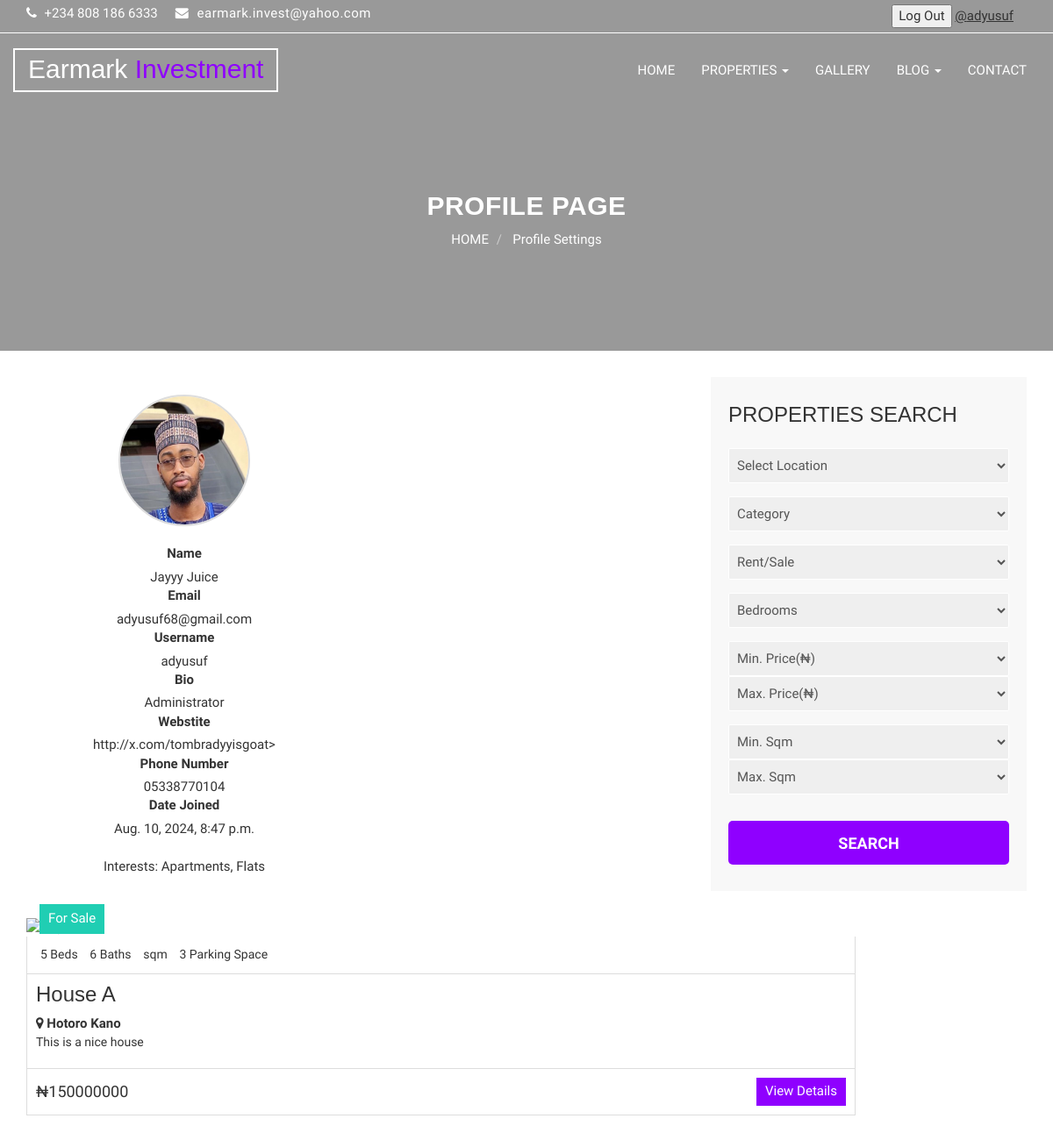
/accounts/profile/ (signed in), run on an earlier commit of the app's database.
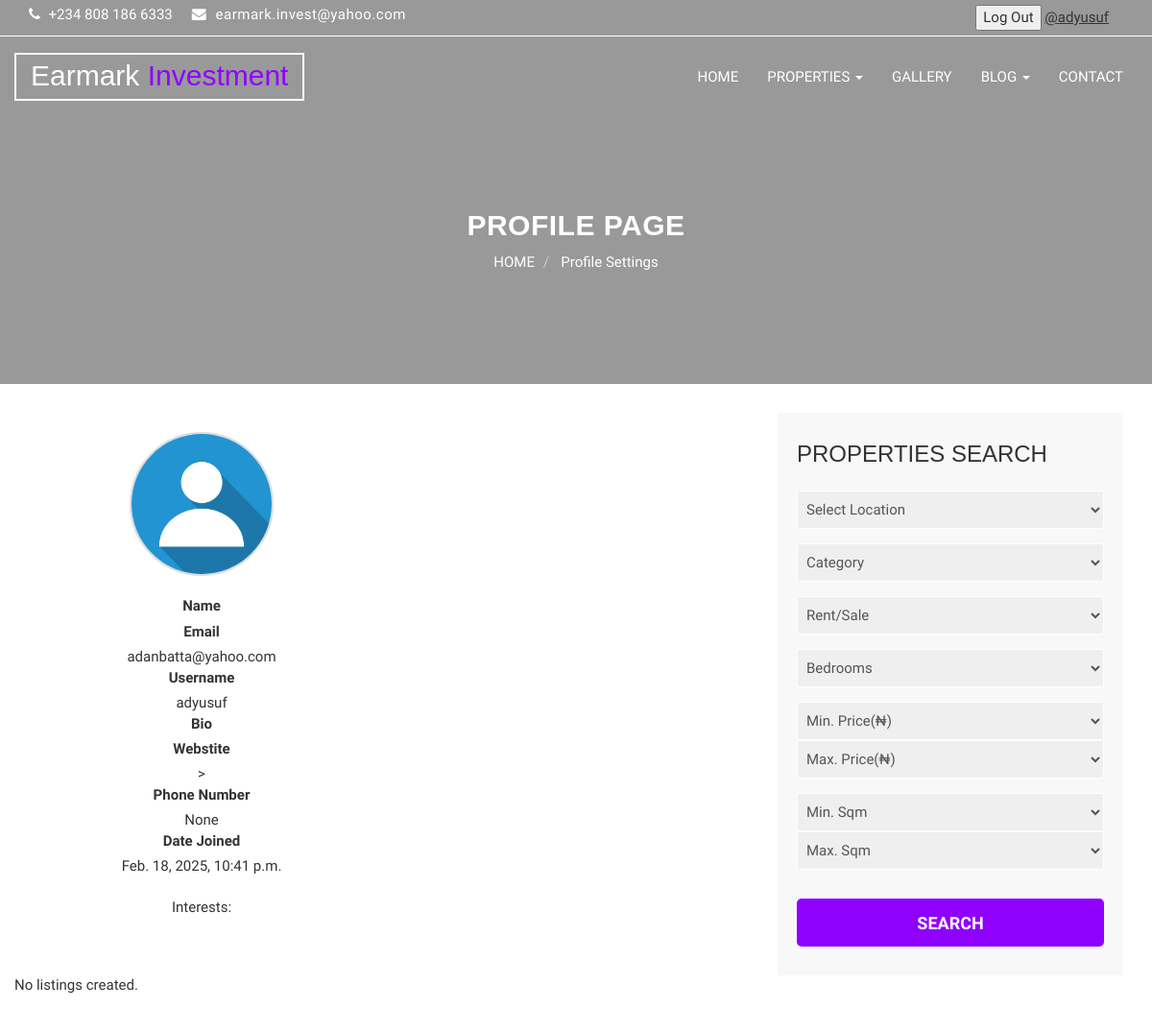
And on a later commit of the database.
### e_web/apps/accounts/models.py (models this page shows, shortened)
class UserProfile(models.Model):
    user = models.OneToOneField(User, on_delete=models.CASCADE, related_name="profile")
    full_name_displayed = models.BooleanField(default=True)
    first_name = models.CharField(max_length=64, blank=False)
    last_name = models.CharField(max_length=64, blank=False)
    email = models.EmailField(blank=False)
    username = models.CharField(max_length=64, null=False, blank=False)
    profile_pic = models.ImageField(default="default-pic.jpg", null=True, blank=True)
    bio = models.CharField(max_length=500, blank=True, null=True)
    phone = models.CharField(max_length=64, null=True)
    website = models.URLField(max_length=200, blank=True, null=True)
    interests = models.ManyToManyField(UserInterest, blank=True)
    date_created = models.DateTimeField(auto_now_add=True, null=True)

class UserInterest(models.Model):
    name = models.CharField(max_length=64, unique=True)

### e_web/apps/public/models.py (models this page shows, shortened)
class Properties_Listing(models.Model):
    user = models.ForeignKey(User, on_delete=models.CASCADE, blank=True)
    saved_by_users = models.ManyToManyField(User, related_name='saved_listings', blank=True)
    created_at = models.DateTimeField(auto_now_add=True, null=True, blank=True)
    views = models.PositiveIntegerField(default=0)
    title = models.CharField(max_length=150)
    price = models.IntegerField()
    parking_space = models.IntegerField(null=True, blank=True)
    bedrooms = models.IntegerField(null=True, blank=True)
    bathrooms = models.IntegerField(null=True, blank=True)
    size = models.IntegerField()
    address = models.CharField(max_length=200)
    certificate_num = models.CharField(max_length=255, default='')
    reference_num = models.CharField(max_length=255, default='')
    description = models.CharField(max_length=500)
    google_map = models.CharField(max_length=500)
    STATUS_CHOICES = [
        ('For Rent', 'For Rent'),
        ('For Sale', 'For Sale'),
    ]
    status = models.CharField(max_length=10, choices=STATUS_CHOICES)
    CATEGORY_CHOICES = [
        ('Flat/Apartment', 'Flat/Apartment'),
        ('House', 'House'),
        ('Plot/Land', 'Plot/Land'),
        ('Commercial', 'Commercial'),
    ]
    category = models.CharField(max_length=50, choices=CATEGORY_CHOICES)
    LOCATION_CHOICES = [
        ('Kano', 'Kano'),
        ('Abuja', 'Abuja'),
    ]
    location = models.CharField(max_length=50, choices=LOCATION_CHOICES)

### e_web/apps/accounts/views.py (the view)
# urls.py: path('profile/', ProfileView.as_view(), name="profile"),
class ProfileView(LoginRequiredMixin, TemplateView):
    template_name = 'accounts/profile.html'
    def get_context_data(self, **kwargs):
        context = super().get_context_data(**kwargs)
        user_profile = get_object_or_404(UserProfile, pk=self.kwargs.get('pk', self.request.user.profile.pk))
        context['user_profile'] = user_profile
        user_listings = Properties_Listing.objects.filter(user=user_profile.user)
        context['user_listings'] = user_listings
        return context

### e_web/templates/accounts/profile.html (shortened to what this page needs)
{% extends 'base.html' %}
{% load static %}
{% block content %}
<!DOCTYPE html>
<html lang="en">
    <head>
    </head>
    <body>
        <section id="aa-property-header">
            <div class="container">
                <div class="row">
                    <div class="col-md-12">
                        <div class="aa-property-header-inner">
                            <h2>Profile Page</h2>
                            <ol class="breadcrumb">
                                <li>
                                    {% url 'public:index' as index_url %}{% if request.path == index_url %}{% else %}
                                    <a href="{{ index_url }}">HOME</a>{% endif %}
                                </li>
                                {% if user.is_active %}
                                <li>
                                    <span><a href="{% url 'accounts:profile-settings' %}">Profile Settings</a></span>
                                </li> {% endif %}
                            </ol>
                        </div>
                    </div>
                </div>
            </div>
        </section>
        <section id="aa-properties">
            <div class="container">
                <div class="row">
                    <div class="col-md-4">
                        <div class="aa-profile-area">
                            <div class="aa-profile-bottom">
                                <div class="aa-profile-bottom-right">
                                    <ul class="profile-info-list">
                                        {% with profile=user.profile %}
                                        {% if user_profile %}
                                        <div class="profile-container">
                                            <div class="profile-pic" id="profile-pic">
                                                <img class="profile-picture" src="{{ user_profile.profile_pic.url }}"
                                                    alt="Profile Picture" id="profile-pic-img">
                                            </div>
                                            <br />
                                            <label>Name</label>
                                            <div>
                                                {{ user_profile.first_name|default:" "}}
                                                {{ user_profile.last_name|default:" "}}
                                            </div>
                                            <label>Email</label>
                                            <div>{{ user_profile.email|default:" "}}</div>
                                            <label>Username</label>
                                            <div>{{ user_profile.username|default:" "}}</div>
                                            <label>Bio</label>
                                            <div>{{ user_profile.bio|default:" "}}</div>
                                            <label>Webstite</label>
                                            <div>{% with website=user_profile.website|default:"" %}</div>
                                            <a href="{{website}}">{{ website }}></a>
                                            {% endwith%}
                                            <label>Phone Number</label>
                                            <div>{{user_profile.phone}}</div>
                                            <label>Date Joined</label>
                                            <div>{{user_profile.date_created}}</div>
                                            <br />
                                            <div>
                                                Interests:
                                                {% for interest in user_profile.interests.all %}
                                                <span>
                                                    {{ interest.name }}{% if not forloop.last %}, {% endif %}
                                                </span>
                                                {% endfor %}
                                            </div>
                                            {% endif %}
                                            {% endwith %}
                                        </div>
                                    </ul>
                                </div>
                            </div>
                        </div>
                    </div>
                    <div class="col-md-4"> </div>
                    <div class="col-md-4">
                        <aside class="aa-properties-sidebar">
                            <div class="aa-properties-single-sidebar">
                                <h3>Properties Search</h3>
                                <form method="get" action="{% url 'public:properties_list' %}">
                                    <div class="aa-single-advance-search">
                                        <select name="location">
                                            <option value="" selected>Select Location</option>
                                        </select>
                                    </div>
                                    <div class="aa-single-advance-search">
                                        <select name="category">
                                            <option value="" selected>Category</option>
                                        </select>
                                    </div>
                                    <div class="aa-single-advance-search">
                                        <select name="status">
                                            <option value="" selected>Rent/Sale</option>
                                        </select>
                                    </div>
                                    <div class="aa-single-advance-search">
                                        <select name="bedrooms">
                                            <option value="" selected>Bedrooms</option>
                                        </select>
                                    </div>
                                    <div class="aa-single-advance-search">
                                        <select name="min_price">
                                            <option value="" selected>Min. Price(₦)</option>
                                        </select>
                                        <select name="max_price">
                                            <option value="" selected>Max. Price(₦)</option>
                                        </select>
                                    </div>
                                    <div class="aa-single-advance-search">
                                        <select>
                                            <option value="" selected>Min. Sqm</option>
                                        </select>
                                        <select>
                                            <option value="" selected>Max. Sqm</option>
                                        </select>
                                    </div>
                                    <div class="aa-single-advance-search">
                                        <input type="submit" value="Search" class="aa-search-btn">
                                    </div>
                                </form>
                            </div>
                        </aside>
                    </div>
                    {% if user_listings %}
                    <div class="col-md-10">
                        <ul class="aa-properties-nav">
                            {% for listing in user_listings %}
                            <li>
                                <article class="aa-properties-item">
                                    <a class="aa-properties-item-img" href="#">
                                    </a>
                                    <div class="aa-tag for-rent">
                                        {{ listing.status }}
                                    </div>
                                    <div class="aa-properties-item-content">
                                        <div class="aa-properties-info">
                                            {% if listing.bedrooms %}
                                            <span>{{ listing.bedrooms }} Beds</span>
                                            {% endif %}
                                            {% if listing.bathrooms %}
                                            <span>{{ listing.bathrooms }} Baths</span>
                                            {% endif %}
                                            <span>{{ listing.sqm }} sqm</span>
                                            {% if listing.parking_space %}
                                            <span>{{ listing.parking_space }} Parking Space</span>
                                            {% endif %}
                                        </div>
                                        <div class="aa-properties-about">
                                            <h3><a href="#">{{ listing.title }}</a></h3>
                                            <strong>
                                                <i class="fa fa-map-marker"></i>
                                                {{ listing.location }}
                                            </strong>
                                            <p>{{ listing.description }}</p>
                                        </div>
                                        <div class="aa-properties-detial">
                                            <span class="aa-price">₦{{ listing.price }}</span>
                                            <a class="aa-secondary-btn" href="/properties_list/{{ listing.id }}">View
                                                Details</a>
                                        </div>
                                    </div>
                                </article>
                            </li>
                            {% endfor %}
                        </ul>
                        {% else %}
                        <p>No listings created.</p>
                        {% endif %}
                    </div>
                </div>
            </div>
        </section>
    </body>
</html>
{% endblock %}

### e_web/templates/navbar.html (shortened to what this page needs)
<header id="aa-header">
  <div class="container">
    <div class="row">
      <div class="col-md-12">
        <div class="aa-header-area">
          <div class="row">
            <div class="col-md-6 col-sm-6 col-xs-6">
              <div class="aa-header-left">
                <div class="aa-telephone-no">
                  <span class="fa fa-phone"></span>
                  +234 808 186 6333
                </div>
                <div class="aa-email hidden-xs">
                  <span class="fa fa-envelope"></span> earmark.invest@yahoo.com
                </div>
              </div>
            </div>
            <div class="container">
              <div class="col-md-6 col-sm-6 col-xs-6">
                <div class="aa-header-right">
                  {% if user.is_authenticated %}
                  <span>
                    <form method="post" action="{% url 'accounts:logout' %}">
                      <button type="submit">Log Out</button>
                      <a class="aa-profile">
                        <span>
                          <a href="{% url 'accounts:profile' %}" style="text-decoration:underline;">@{{user.username}}
                          </a>
                        </span>
                      </a>
                    </form>{% endif %}
                  </span>
                </div>
              </div>
            </div>
          </div>
        </div>
      </div>
    </div>
  </div>
</header>
<section id="aa-menu-area">
  <nav class="navbar navbar-default main-navbar" role="navigation">
    <div class="container">
      <div class="navbar-header">
        <a class="navbar-brand aa-logo" href="{% url 'public:index' %}">Earmark <span>Investment</span></a>
      </div>
      <div id="navbar" class="navbar-collapse collapse">
        <ul id="top-menu" class="nav navbar-nav navbar-right aa-main-nav">
          <li class="{% if request.path == 'public:index' %}active{% endif %}">
            <a href="{% url 'public:index' %}">HOME</a>
          </li>
          <li class="dropdown">
            <a class="dropdown-toggle" data-toggle="dropdown" href="{% url 'public:properties_list' %}">PROPERTIES
              <span class="caret"></span>
            </a>
          </li>
          <li>
            <a href="{% url 'public:gallery' %}">GALLERY</a>
          </li>
          <li class="dropdown">
            <a class="dropdown-toggle" data-toggle="dropdown" href="{% url 'blog:blog' %}">BLOG
              <span class="caret"></span>
            </a>
          </li>
          <li>
            <a href="{% url 'contact:contact' %}">CONTACT</a>
          </li>
        </ul>
      </div>
    </div>
  </nav>
</section>

What changed in the data, as far as the page shows it:
removed UserInterest: name "Apartments"
removed UserInterest: name "Flats"
removed Properties_Listing: status "For Sale", bedrooms "5", bathrooms "6", parking_space "3", title "House A", location "Hotoro Kano", description "This is a nice house", price "150000000"
changed UserProfile "adyusuf": profile_pic: picture removed, a placeholder shows; email "adyusuf68@gmail.com" → "adanbatta@yahoo.com"; phone "05338770104" → "None"; date_created "Aug. 10, 2024, 8:47 p.m." → "Feb. 18, 2025, 10:41 p.m."; first_name "Jayyy" → (not shown); last_name "Juice" → (not shown); bio "Administrator" → (not shown); website "http://x.com/tombradyyisgoat" → (not shown)
Also different on the page:
text now shown: "No listings created."
